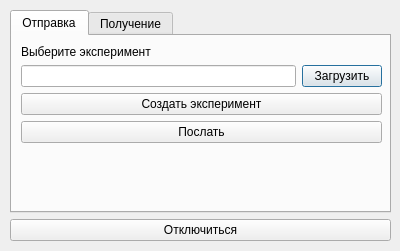
<?xml version="1.0" encoding="UTF-8"?>
<ui version="4.0">
 <class>Dialog</class>
 <widget class="QDialog" name="Dialog">
  <property name="geometry">
   <rect>
    <x>0</x>
    <y>0</y>
    <width>400</width>
    <height>251</height>
   </rect>
  </property>
  <property name="windowTitle">
   <string>Dialog</string>
  </property>
  <widget class="QWidget" name="verticalLayoutWidget">
   <property name="geometry">
    <rect>
     <x>10</x>
     <y>10</y>
     <width>381</width>
     <height>231</height>
    </rect>
   </property>
   <layout class="QVBoxLayout" name="verticalLayout">
    <item>
     <widget class="QTabWidget" name="tabWidget">
      <property name="currentIndex">
       <number>0</number>
      </property>
      <widget class="QWidget" name="tab">
       <attribute name="title">
        <string>Отправка</string>
       </attribute>
       <widget class="QWidget" name="verticalLayoutWidget_2">
        <property name="geometry">
         <rect>
          <x>9</x>
          <y>9</y>
          <width>361</width>
          <height>161</height>
         </rect>
        </property>
        <layout class="QVBoxLayout" name="verticalLayout_2">
         <item>
          <widget class="QLabel" name="label">
           <property name="text">
            <string>Выберите эксперимент</string>
           </property>
          </widget>
         </item>
         <item>
          <layout class="QHBoxLayout" name="horizontalLayout_2">
           <item>
            <widget class="QLineEdit" name="lineEdit"/>
           </item>
           <item>
            <widget class="QPushButton" name="pushButton_2">
             <property name="text">
              <string>Загрузить</string>
             </property>
            </widget>
           </item>
          </layout>
         </item>
         <item>
          <widget class="QPushButton" name="pushButton_4">
           <property name="text">
            <string>Создать эксперимент</string>
           </property>
          </widget>
         </item>
         <item>
          <widget class="QPushButton" name="pushButton_3">
           <property name="text">
            <string>Послать</string>
           </property>
          </widget>
         </item>
         <item>
          <spacer name="verticalSpacer">
           <property name="orientation">
            <enum>Qt::Vertical</enum>
           </property>
           <property name="sizeHint" stdset="0">
            <size>
             <width>20</width>
             <height>40</height>
            </size>
           </property>
          </spacer>
         </item>
        </layout>
       </widget>
      </widget>
      <widget class="QWidget" name="tab_2">
       <attribute name="title">
        <string>Получение</string>
       </attribute>
      </widget>
     </widget>
    </item>
    <item>
     <layout class="QHBoxLayout" name="horizontalLayout">
      <item>
       <widget class="QPushButton" name="button_disconnect">
        <property name="text">
         <string>Отключиться</string>
        </property>
       </widget>
      </item>
     </layout>
    </item>
   </layout>
  </widget>
 </widget>
 <resources/>
 <connections/>
</ui>
